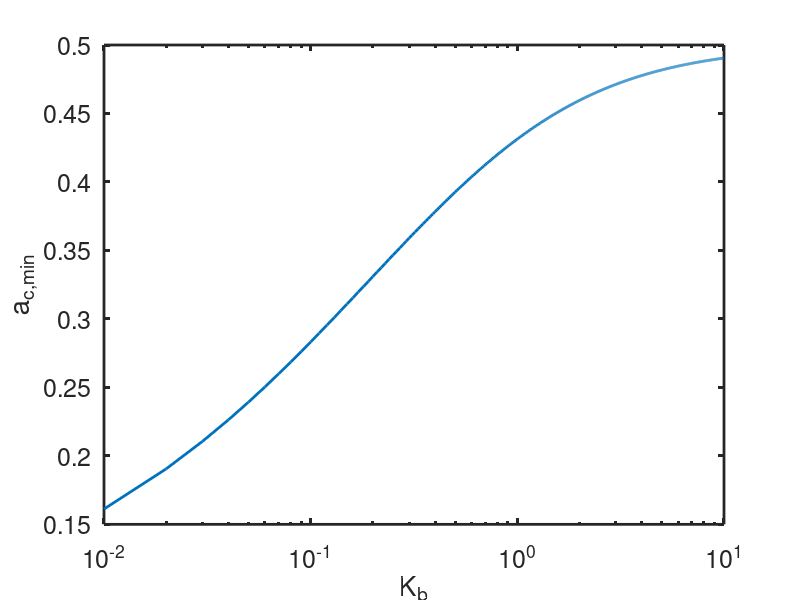

Reproduce this figure in MATLAB.

%  -------------------------------------------------------------------
%
%   Plot of formula 8.153 for figure 8.28
%
%   For Chapter 8, 
%   Keener and Sneyd, Mathematical Physiology, 3rd Edition, Springer.
%
%   Written by James Keener and James Sneyd.
%
%  -------------------------------------------------------------------

clear all
close all
clc
set(0,                           ...
   'defaultaxesfontsize', 18,   ...
   'defaultaxeslinewidth', 2.0, ...
   'defaultlinelinewidth', 2.0);

Kb = [0.01:.01:10];
ac = -((3*Kb.^2+2*Kb).*log((Kb+1)./Kb)-(3*Kb+1/2))./((Kb+1/2).*log((Kb+1)./Kb)-1)/2;

semilogx(Kb,ac)
xlabel('K_b')
ylabel('a_{c,min}')
